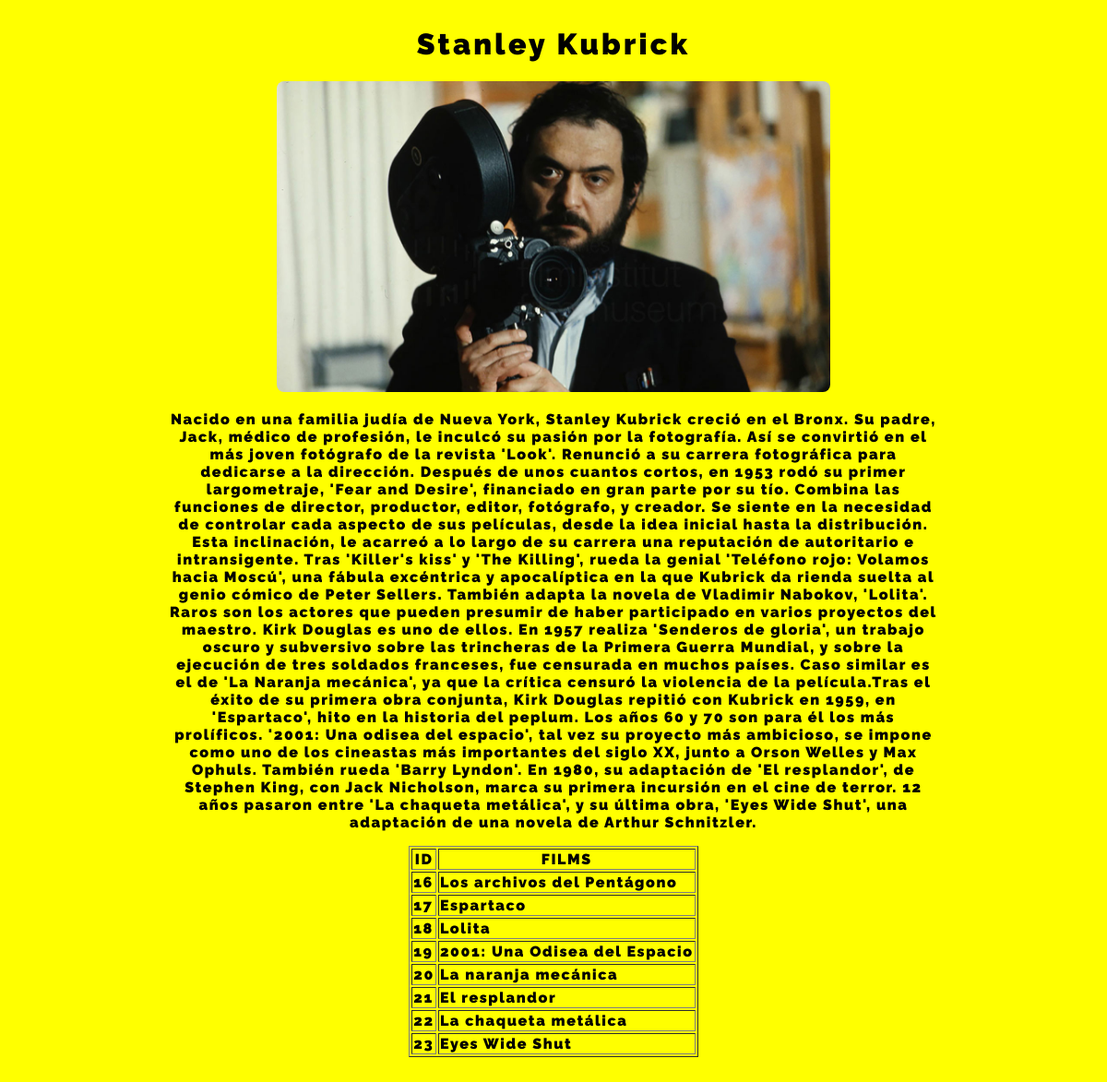
Page /bio2/ on the committed database.
### FilmDirectors/models.py (models this page shows, shortened)
class Director(models.Model):
    id = models.AutoField(primary_key=True)
    firstName = models.CharField(max_length=100, help_text="Nombre del director")
    lastName = models.CharField(max_length=100, help_text="Apellido del director")
    biography = models.TextField(help_text="Agrega una breve biografía del/la director/a")
    films = models.ManyToManyField(Film, default="")

class Film(models.Model):
    filmName = models.CharField(max_length=100, help_text="Pon el nombre de la película")
    genre = models.ManyToManyField(Genre, help_text="Agrega un género")
    releaseYear = models.DateField(null=True, blank=True)
    sinopsis = models.TextField(default="", help_text="Agrega una sinopsis de la película")

### FilmDirectors/views.py (the view)
# urls.py: path('bio2/', views.bio2, name='bio2'),
def bio2(request):
    biography = Director.objects.get(pk=2).biography
    filmography = Film.objects.values('id', 'filmName')
    template = loader.get_template('bio2.html')
    context = {
    'biography': biography,
    'filmography': filmography}
    return HttpResponse(template.render(context, request))

### FilmDirectors/templates/bio2.html (shortened to what this page needs)
<!DOCTYPE html>
<html lang="en">
<head>
  <link rel="stylesheet" href="../static/styles.css">
  {% load static %}
</head>
<body class="content">
  <h1 class="title">Stanley Kubrick</h1>
  <div class="marco-img">
    <img class="photo" src="{% static 'assets/stanley-kubrick.jpg' %}" alt="stanley-kubrick">
  </div>
  {% block content %}
  <p class="texto">{{biography}}</p>
  <table border="1">
    <tr>
      <th>ID</th>
      <th>FILMS</th>
    </tr>
    {% for x in filmography %}
      {% if x.id > 15 and x.id < 24 %}
      <tr>
        <td>{{x.id}}</td>
        <td>{{x.filmName}}</td>
      </tr>
      {% endif %}
      {% endfor %}
  </table><br>
  {% endblock %}
</body>
</html>

### FilmDirectors/static/styles.css (style rules this page uses)
* { background-color: yellow; font-family: 'Raleway', sans-serif; letter-spacing: .1em; font-weight: bolder; max-width: 100%; }
.title { text-align: center; width: 100vw; }
.content { display: flex; flex-direction: column; justify-content: center; align-items: center; padding: 1rem black; }
.texto { text-align: center; width: 70vw; }
.photo { width: 50vw; border-radius: 0.5rem; }

### rows in the picture
Director: biography "Nacido en una familia judía de Nueva York, Stanley Kubrick creció en el Bronx. Su padre, Jack, médico de profesión, le inculcó su pasión por la fotografía. Así se convirtió en el más joven fotógrafo de la revista 'Look'. Renunció a su carrera fotográfica para dedicarse a la dirección. Después de unos cuantos cortos, en 1953 rodó su primer largometraje, 'Fear and Desire', financiado en gran parte por su tío. Combina las funciones de director, productor, editor, fotógrafo, y creador. Se siente en la necesidad de controlar cada aspecto de sus películas, desde la idea inicial hasta la distribución. Esta inclinación, le acarreó a lo largo de su carrera una reputación de autoritario e…"
Film: id "16", filmName "Los archivos del Pentágono"
Film: id "17", filmName "Espartaco"
Film: id "18", filmName "Lolita"
Film: id "19", filmName "2001: Una Odisea del Espacio"
Film: id "20", filmName "La naranja mecánica"
Film: id "21", filmName "El resplandor"
Film: id "22", filmName "La chaqueta metálica"
Film: id "23", filmName "Eyes Wide Shut"
